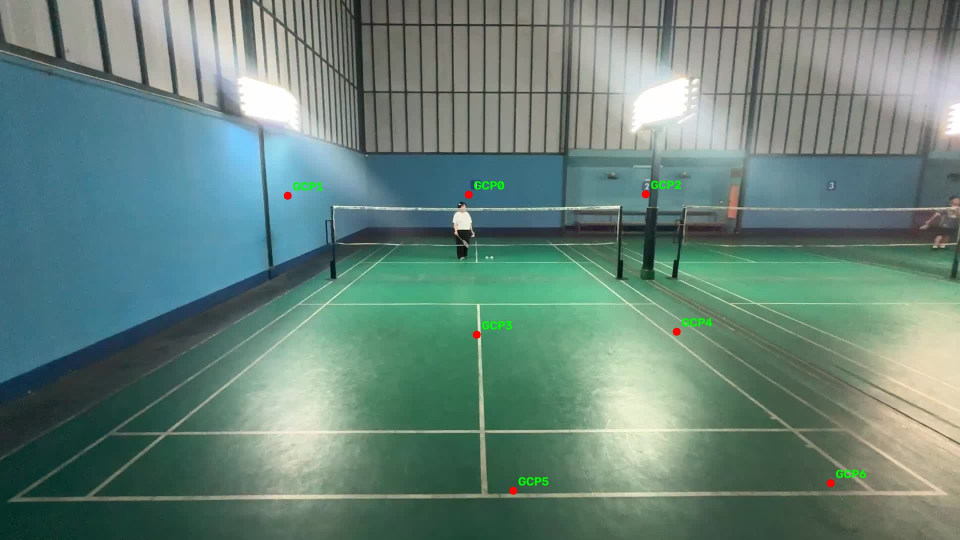
#> input picture back_calib_check.jpg, 1920 x 1080 px (shown at 1/2 size); its folder holds only this picture in this run
$ python -i calibrate_core.py   (imports and definitions only)
#> lines starting #> are read from the running program, lines starting #| are printed output that depends on the picture; after the words box and inside, x2 and y2 are one past the last pixel; in counts of white or black regions, pixels touching at a corner belong together
#> further down, picture is the input picture: shape (1080, 1920, 3); mean B, G, R 121.8, 131.3, 104
import glob
import json
import os
import time

import cv2
import numpy as np

# -----------------------------------------------------------------------
# 3D GCP coordinates (origin at net center, floor level; +Y = right half
# of the court, -Y = left half).
#
# GCP0-GCP2 are the net points and are identical for both service sides.
# GCP3-GCP6 are the four floor corners of the service box being served
# into, so they depend on the selected service side:
#   right: box spans Y =  0.00 .. +2.59 m   (the original / default layout)
#   left : box spans Y = -2.59 ..  0.00 m
# -----------------------------------------------------------------------
SERVICE_SIDES = ("right", "left")
DEFAULT_SERVICE_SIDE = "right"

WORLD_GCPS_BY_SIDE = {
    "right": np.array([
        [0.00,  0.00, 1.524],  # GCP0: center of net
        [0.00, -2.59, 1.550],  # GCP1: left net/post side
        [0.00,  2.59, 1.550],  # GCP2: right net/post side
        [1.98,  0.00, 0.000],  # GCP3: short service line / center
        [1.98,  2.59, 0.000],  # GCP4: short service line / right sideline
        [6.70,  0.00, 0.000],  # GCP5: back boundary / center
        [6.70,  2.59, 0.000],  # GCP6: back boundary / right sideline
    ], dtype=np.float64),
    "left": np.array([
        [0.00,  0.00, 1.524],  # GCP0: center of net
        [0.00, -2.59, 1.550],  # GCP1: left net/post side
        [0.00,  2.59, 1.550],  # GCP2: right net/post side
        [1.98, -2.59, 0.000],  # GCP3: short service line / left sideline
        [1.98,  0.00, 0.000],  # GCP4: short service line / center
        [6.70, -2.59, 0.000],  # GCP5: back boundary / left sideline
        [6.70,  0.00, 0.000],  # GCP6: back boundary / center
    ], dtype=np.float64),
}

# Backward-compatible alias: the original right-side table. Older code that
# imports WORLD_GCPS (e.g. run_pipeline-style scripts) keeps working.
WORLD_GCPS = WORLD_GCPS_BY_SIDE["right"]

NUM_GCPS = len(WORLD_GCPS)

# Human-readable role of each GCP, in click order. Shared by the CLI
# (calibrate.py) and the web UI (app.py / calibrate.html) so the
# instructions shown to the user always match WORLD_GCPS_BY_SIDE above.
GCP_LABELS_BY_SIDE = {
    "right": [
        "Net -- center tape (1.524 m)",
        "Net -- left post / left sideline (1.550 m)",
        "Net -- right post / right sideline (1.550 m)",
        "Short service line -- center",
        "Short service line -- right sideline",
        "Back boundary -- center",
        "Back boundary -- right sideline",
    ],
    "left": [
        "Net -- center tape (1.524 m)",
        "Net -- left post / left sideline (1.550 m)",
        "Net -- right post / right sideline (1.550 m)",
        "Short service line -- left sideline",
        "Short service line -- center",
        "Back boundary -- left sideline",
        "Back boundary -- center",
    ],
}
GCP_LABELS = GCP_LABELS_BY_SIDE["right"]  # backward-compatible alias


# [8 lines left out: function normalize_service_side, not called in this run]


def world_gcps_for(side):
    """World coordinates of the 7 GCPs for a service side."""
    return WORLD_GCPS_BY_SIDE[normalize_service_side(side)]


def gcp_labels_for(side):
    """Human-readable GCP labels for a service side."""
    return GCP_LABELS_BY_SIDE[normalize_service_side(side)]


# [11 lines left out: function landmark_key, not called in this run]


# Camera rig metadata, shared by calibrate.py (CLI) and app.py (web UI)
# so both interfaces describe the same physical setup.
CAMERA_META = {
    "side": {
        "name": "Side Camera",
        "lens": "iPhone 15 Pro Max, Main 24 mm",
        "height_m": 1.56,
    },
    "back": {
        "name": "Back Camera",
        "lens": "iPhone 15 Pro, Ultra Wide 13 mm",
        "height_m": 2.10,
    },
}


# ============================================================
# Normalized DLT
# ============================================================
# [182 lines left out: functions normalize_points_2d, normalize_points_3d, normalized_dlt, project_with_P, refine_projection_matrix, camera_center and 2 more, not called in this run]

# ============================================================
# Landmark library -- a small per-camera history of confirmed
# calibrations, used to auto-calibrate future sessions on the same
# (fixed) rig via feature matching instead of re-deriving from
# scratch every time.
# ============================================================
LANDMARK_DIR = os.path.join(os.path.dirname(os.path.abspath(__file__)), "calibration_landmarks")
MAX_LANDMARKS_PER_CAMERA = 5

# Minimum RANSAC-inlier evidence before we trust a landmark match over
# falling back to line-detection.
LANDMARK_MIN_INLIERS = 15
LANDMARK_MIN_INLIER_RATIO = 0.5


# [111 lines left out: functions _landmark_dir, list_landmarks, save_landmark, match_against_landmarks, not called in this run]


# ============================================================
# Fallback auto-detection: classical line detection for the floor
# GCPs, plus geometric extrapolation for the net GCPs. Used when no
# landmark match is available (first-ever calibration of a camera, or
# the rig moved enough that feature matching can't find it).
# ============================================================
def _white_line_mask(image):
    hsv = cv2.cvtColor(image, cv2.COLOR_BGR2HSV)
    mask = cv2.inRange(hsv, (0, 0, 170), (180, 60, 255))
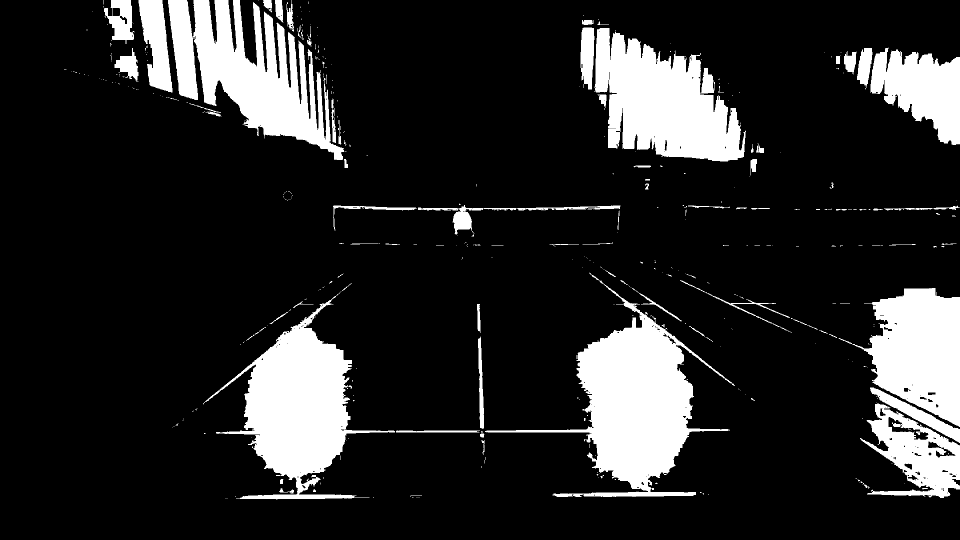
#> mask: shape (1080, 1920) (shown at 1/2 size); 15.9% white; 435 white regions (343 under 20 px), largest, box (x1, y1, x2, y2) and area: (970, 560, 1470, 994) 61390, (406, 588, 790, 999) 53330, (1189, 56, 1492, 323) 50097
    close_kernel = cv2.getStructuringElement(cv2.MORPH_RECT, (5, 5))
    mask = cv2.morphologyEx(mask, cv2.MORPH_CLOSE, close_kernel, iterations=2)
    # Smaller kernel for the noise-removal OPEN: a 5x5 open erodes a
    # thin (~4px) court-tape line to almost nothing once it's at a
    # steep angle. 3x3 still clears speckle noise without eating lines.
    open_kernel = cv2.getStructuringElement(cv2.MORPH_RECT, (3, 3))
    mask = cv2.morphologyEx(mask, cv2.MORPH_OPEN, open_kernel, iterations=1)
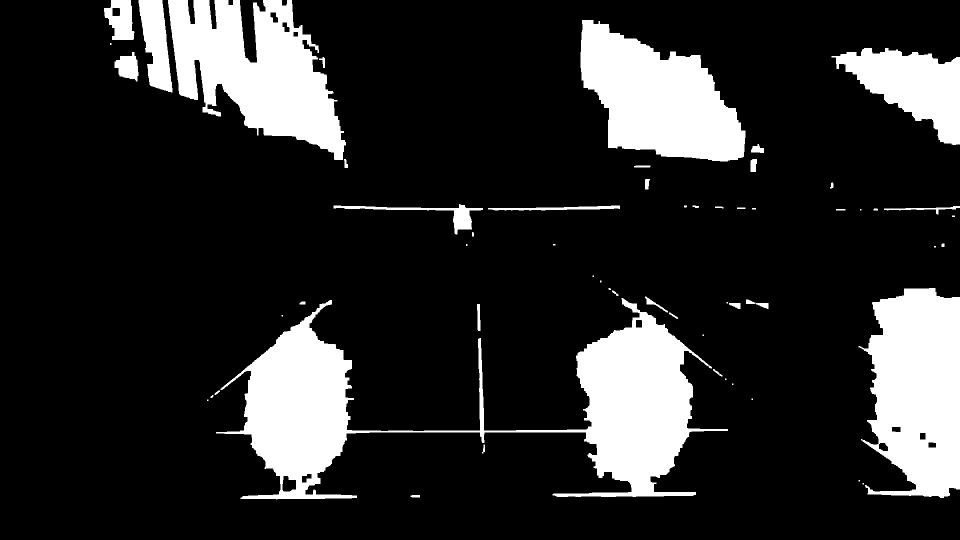
#> mask: shape (1080, 1920) (shown at 1/2 size); 17.1% white; 58 white regions (18 under 20 px), largest, box (x1, y1, x2, y2) and area: (432, 596, 1456, 999) 120678, (1717, 576, 1920, 996) 64399, (336, 0, 692, 320) 63954
    return mask


def _detect_segments(mask):
    min_len = max(30, mask.shape[1] // 12)
    segs = cv2.HoughLinesP(mask, 1, np.pi / 180, 60, minLineLength=min_len, maxLineGap=20)
    if segs is None:
        return []
    # cv2.HoughLinesP is documented as returning shape (N, 1, 4), but some
    # opencv-python builds return (N, 4) directly -- reshape(-1)[:4]
    # handles either without caring which one this install uses.
    return [tuple(int(v) for v in np.asarray(s).reshape(-1)[:4]) for s in segs]


def _seg_angle_length(seg):
    x1, y1, x2, y2 = seg
    angle = np.arctan2(y2 - y1, x2 - x1) % np.pi
    length = float(np.hypot(x2 - x1, y2 - y1))
    return angle, length


def _dominant_angle(segs, exclude=None, min_sep=np.deg2rad(35), peak_tol=np.deg2rad(6)):
    """
    Strongest coherent line orientation, mod pi (circular distances, so
    179 deg and 1 deg are 2 deg apart). A mode (peak), not a circular
    mean: with several distinct line families present, an average would
    blend them into a direction matching neither.
    """
    candidates = []
    for seg in segs:
        angle, length = _seg_angle_length(seg)
        if exclude is not None:
            sep = min(abs(angle - exclude), np.pi - abs(angle - exclude))
            if sep < min_sep:
                continue
        candidates.append((angle, length))
    if not candidates:
        return None

    best_angle, best_score = None, -1.0
    for deg in range(180):
        center = np.deg2rad(deg)
        score = sum(
            length for angle, length in candidates
            if min(abs(angle - center), np.pi - abs(angle - center)) < peak_tol
        )
        if score > best_score:
            best_angle, best_score = center, score
    return best_angle


def _fit_line(segs):
    pts = np.array(
        [[x, y] for (x1, y1, x2, y2) in segs for (x, y) in [(x1, y1), (x2, y2)]],
        dtype=np.float32,
    )
    vx, vy, x0, y0 = cv2.fitLine(pts, cv2.DIST_L2, 0, 0.01, 0.01).ravel()
    return np.array([x0, y0]), np.array([vx, vy])


def _two_strongest_lines(segs, angle, tol=np.deg2rad(40)):
    """
    Split segments near `angle` into two parallel-ish groups, fit one
    line each. tol is generous (40 deg): two lines that are parallel in
    world space can differ a lot in image angle under perspective.
    """
    family = []
    for seg in segs:
        a, length = _seg_angle_length(seg)
        sep = min(abs(a - angle), np.pi - abs(a - angle))
        if sep < tol:
            family.append((seg, length))
    if not family:
        return []

    segs_only = [s for s, _ in family]

    # Project midpoints onto the normal of the *known* family angle
    # (not a fresh blended fit, which can represent neither line).
    direction = np.array([np.cos(angle), np.sin(angle)])
    normal = np.array([-direction[1], direction[0]])
    mids = np.array([[(s[0] + s[2]) / 2.0, (s[1] + s[3]) / 2.0] for s, _ in family])
    offsets = (mids - mids.mean(axis=0)) @ normal

    if offsets.max() - offsets.min() < 8:  # only one physical line present
        p0f, df = _fit_line(segs_only)
        return [(p0f, df, sum(l for _, l in family))]

    # Split at the largest gap between consecutive offsets.
    order = np.argsort(offsets)
    split = int(np.argmax(np.diff(offsets[order])))
    group_a = [family[order[i]][0] for i in range(split + 1)]
    group_b = [family[order[i]][0] for i in range(split + 1, len(order))]

    lines = []
    for group in (group_a, group_b):
        if not group:
            continue
        pt, dirn = _fit_line(group)
        strength = sum(_seg_angle_length(s)[1] for s in group)
        lines.append((pt, dirn, strength))
    lines.sort(key=lambda t: -t[2])
    return lines[:2]


def _line_intersection(line1, line2):
    (p1, d1, _), (p2, d2, _) = line1, line2
    A = np.array([d1, -d2]).T
    if abs(np.linalg.det(A)) < 1e-9:
        return None
    t = np.linalg.solve(A, p2 - p1)
    return p1 + t[0] * d1


def _court_floor_region(image):
    """
    Rough mask of the court surface's own color (sampled from the
    lower-middle band of the frame) so floor-line detection ignores the
    net tape / background lines. Follows the real court edge instead of
    an arbitrary top-of-frame crop.
    """
    h, w = image.shape[:2]
    hsv = cv2.cvtColor(image, cv2.COLOR_BGR2HSV)
    sample = hsv[int(h * 0.6): int(h * 0.95), int(w * 0.25): int(w * 0.75)].reshape(-1, 3)
    if sample.size == 0:
        return np.full((h, w), 255, dtype=np.uint8)
    med = np.median(sample, axis=0)
#> med = [67, 58, 145]
    lower = np.clip(med - np.array([15, 60, 60]), 0, 255)
#> lower = [52, 0, 85]
    upper = np.clip(med + np.array([15, 60, 60]), 0, 255)
#> upper = [82, 118, 205]
    region = cv2.inRange(hsv, lower, upper)
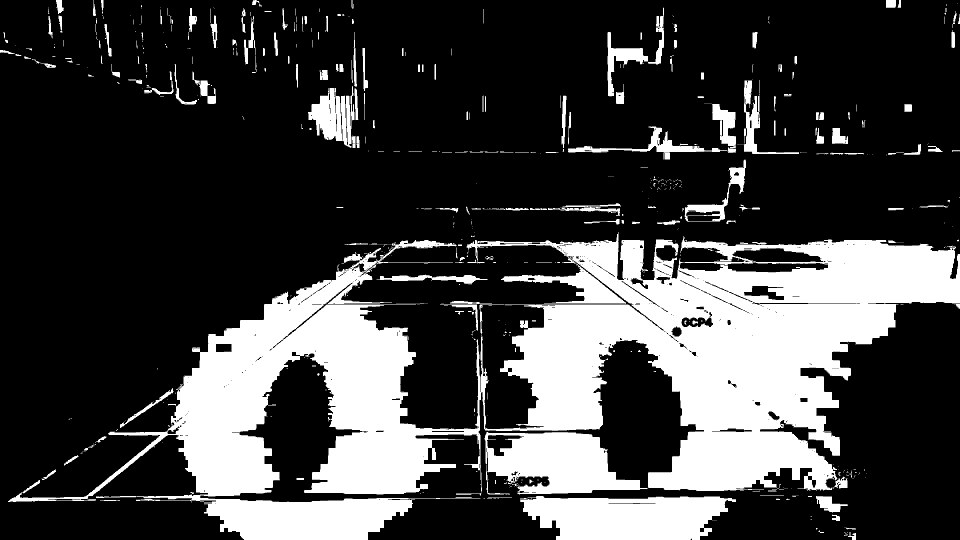
#> region: shape (1080, 1920) (shown at 1/2 size); 25.4% white; 737 white regions (543 under 20 px), largest, box (x1, y1, x2, y2) and area: (16, 464, 1920, 1080) 422419, (1040, 992, 1472, 1080) 29655, (969, 864, 1295, 989) 25213
    kernel = cv2.getStructuringElement(cv2.MORPH_RECT, (25, 25))
    region = cv2.morphologyEx(region, cv2.MORPH_CLOSE, kernel, iterations=2)
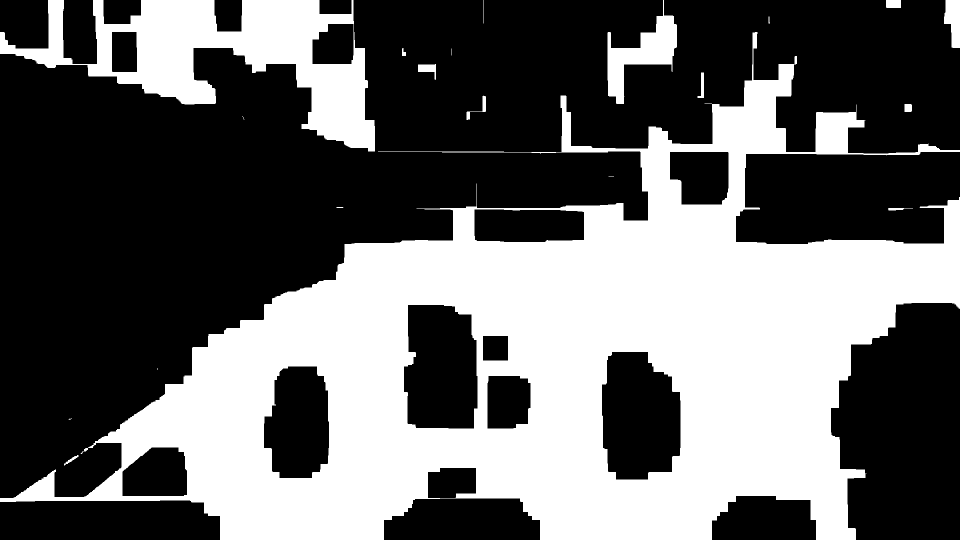
#> region: shape (1080, 1920) (shown at 1/2 size); 39.8% white; 23 white regions (8 under 20 px), largest, box (x1, y1, x2, y2) and area: (0, 64, 1920, 1080) 724852, (0, 0, 750, 303) 84981, (1215, 0, 1354, 208) 10524
    region = cv2.dilate(region, kernel, iterations=1)  # keep tape at the court edge
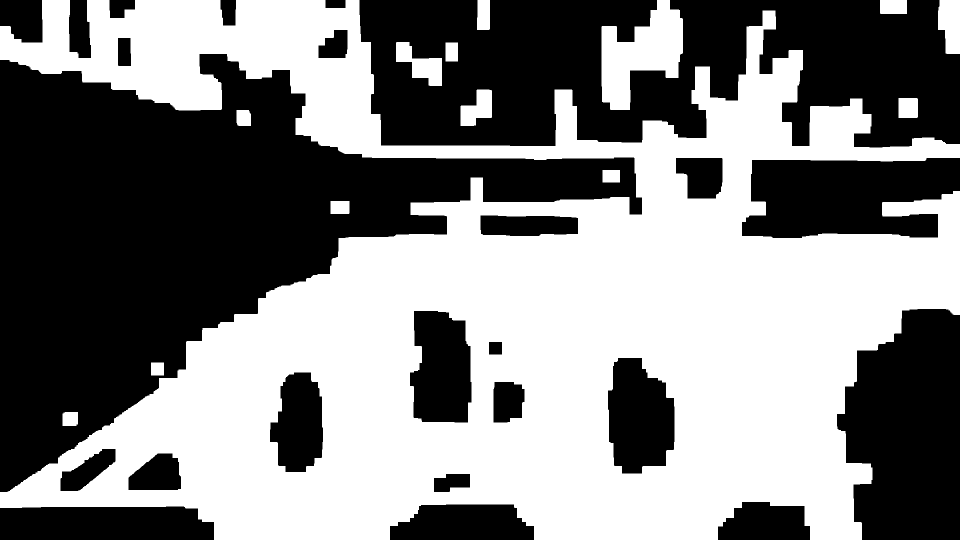
#> region: shape (1080, 1920) (shown at 1/2 size); 50.9% white; 24 black regions, largest, box (x1, y1, x2, y2) and area: (0, 108, 1284, 984) 445173, (719, 0, 1920, 295) 256913, (1674, 618, 1920, 1080) 91460
    return region


def _detect_floor_rectangle(image):
    """Best-effort line-detection guess for GCP3/GCP4/GCP5/GCP6."""
    mask = _white_line_mask(image)
    mask = cv2.bitwise_and(mask, _court_floor_region(image))
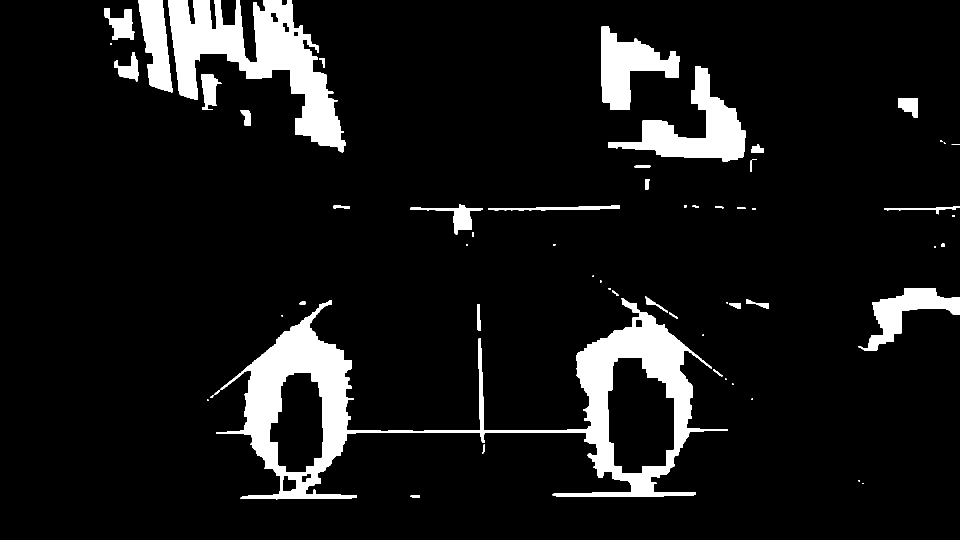
#> mask: shape (1080, 1920) (shown at 1/2 size); 8.9% white; 60 white regions (18 under 20 px), largest, box (x1, y1, x2, y2) and area: (432, 596, 1456, 999) 80543, (336, 0, 692, 306) 41760, (1216, 133, 1491, 323) 17911
    h, w = mask.shape

    result = {3: None, 4: None, 5: None, 6: None}
    segs = _detect_segments(mask)
#> in _detect_segments, `segs = cv2.HoughLinesP(mask, 1, np.pi / 180, 60, minLineLength=min_len..`: segs = 359 rows, first 6: [286, 60, 488, 103], [1285, 269, 1503, 320], [1285, 275, 1475, 316], [209, 30, 487, 89], [249, 25, 486, 79], [646, 864, 1217, 864]
#> segs = 359 items, first 6: (286, 60, 488, 103), (1285, 269, 1503, 320), (1285, 275, 1475, 316), (209, 30, 487, 89), (249, 25, 486, 79), (646, 864, 1217, 864)
    if len(segs) < 4:
        return result, mask

    angle_a = _dominant_angle(segs)
#> the loop in _dominant_angle, `for seg in segs:` made 359 passes
#> (x1 in _seg_angle_length, y1 in _seg_angle_length, x2 in _seg_angle_length, y2 in _seg_angle_length, angle, length) on passes 1 to 3: (286, 60, 488, 103, 0.21, 206.5), (1285, 269, 1503, 320, 0.23, 223.9), (1285, 275, 1475, 316, 0.213, 194.4)
#> after the loop in _dominant_angle, `for seg in segs:`: candidates = 359 pairs, first value 0 to 3.13, second value 160 to 571
#> the loop in _dominant_angle, `for deg in range(180):` made 180 passes
#> (score, best_angle, best_score) on passes 1 to 4: (15084, 0, 15084), (17746.8, 0.0175, 17746.8), (19935.7, 0.0349, 19935.7), (20116.6, 0.0524, 20116.6)
#> after the loop in _dominant_angle, `for deg in range(180):`: best_angle = 0.14; best_score = 22696.9
#> angle_a = 0.14
    if angle_a is None:
        return result, mask
    angle_b = _dominant_angle(segs, exclude=angle_a)
#> the loop in _dominant_angle (call 2), `for seg in segs:` made 359 passes
#> (x1 in _seg_angle_length, y1 in _seg_angle_length, x2 in _seg_angle_length, y2 in _seg_angle_length, angle, length, sep) on passes 1 to 4: (286, 60, 488, 103, 0.21, 206.5, 0.0701), (1285, 269, 1503, 320, 0.23, 223.9, 0.0902), (1285, 275, 1475, 316, 0.213, 194.4, 0.0729), (209, 30, 487, 89, 0.209, 284.2, 0.0695)
    if angle_b is None:
        return result, mask

    lines_a = _two_strongest_lines(segs, angle_a)  # "cross" lines: near/far
#> the loop in _two_strongest_lines, `for seg in segs:` made 359 passes
#> the loop in _two_strongest_lines, `for group in (group_a, group_b):` made 2 passes
    lines_b = _two_strongest_lines(segs, angle_b)  # "long" lines: centre line + a sideline
#> the loop in _two_strongest_lines (call 2), `for seg in segs:` made 359 passes
#> the loop in _two_strongest_lines (call 2), `for group in (group_a, group_b):` made 2 passes
    if len(lines_a) < 2 or len(lines_b) < 2:
        return result, mask

    # Role assignment is a HEURISTIC and depends on camera orientation:
    # larger y = near, smaller x = "lo" long line, larger x = "hi" long line.
    # GCP3/GCP5 sit on the "lo" line and GCP4/GCP6 on the "hi" line for BOTH
    # service sides -- only what the lines *are* differs:
    #   right box: lo = centre line,    hi = right sideline
    #   left  box: lo = left sideline,  hi = centre line
    # (assumes the camera views the left box from the same pose as the
    # right box, i.e. the left box is the mirror image across the centre
    # line). Can come out swapped -- the dashed rectangle is the check.
    lines_a.sort(key=lambda l: l[0][1], reverse=True)
    lines_b.sort(key=lambda l: l[0][0])
    near_line, far_line = lines_a[0], lines_a[1]
    lo_line, hi_line = lines_b[0], lines_b[1]

    candidates = {
        3: _line_intersection(near_line, lo_line),
        4: _line_intersection(near_line, hi_line),
        5: _line_intersection(far_line, lo_line),
        6: _line_intersection(far_line, hi_line),
    }
    margin = -0.1 * max(w, h)  # allow a little outside-frame slack
    for idx, pt in candidates.items():
        if pt is None:
            continue
        x, y = pt
        if margin <= x <= w - margin and margin <= y <= h - margin:
            result[idx] = (float(x), float(y))
#> this loop made 4 passes
#> pt on passes 1 to 4: [593.8, 775], [1241.2, 711.6], [593.8, 117.6], [1223.6, 261.4]
    return result, mask


# [132 lines left out: functions _lift_net_points, auto_detect_gcps, not called in this run]

>>> import cv2
>>> picture = cv2.imread('back_calib_check.jpg')
>>> result = _detect_floor_rectangle(picture)
